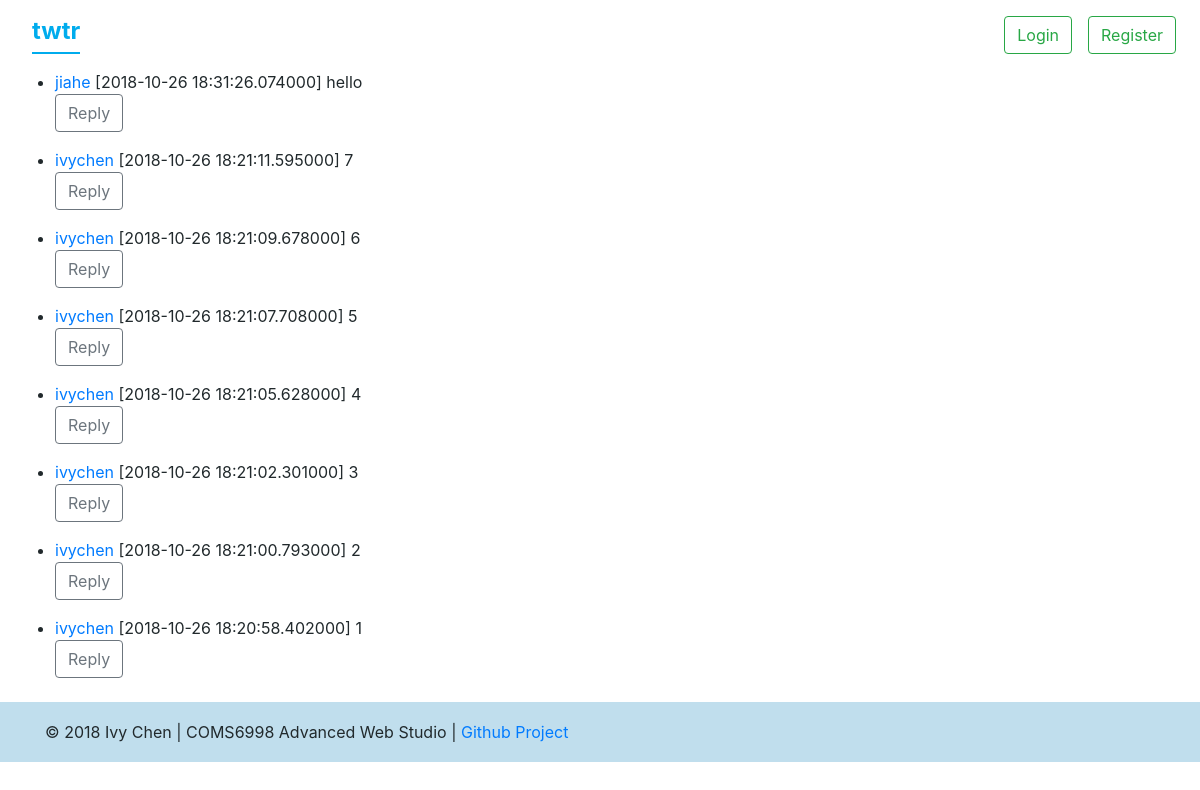
The page / on the database its author committed.
### models.py (models this page shows)
class Message(db.Model):
    id = db.Column('id', db.Integer, primary_key=True)
    timestamp = db.Column(db.DateTime)
    sender = db.Column('sender', db.String(140))
    replyto = db.Column('replyto', db.String(140))
    message = db.Column('message', db.String(300))

### app.py (the view)
@app.route('/', methods=['POST', 'GET'])
def main():
    page = request.args.get('page', 1, type=int)
    messages = models.Message.query.order_by(models.Message.timestamp.desc()).paginate(page, app.config['POSTS_PER_PAGE'], False)
    next_url = url_for('main', page=messages.next_num) \
        if messages.has_next else None
    prev_url = url_for('main', page=messages.prev_num) \
        if messages.has_prev else None
    return render_template('main.html', messages=messages.items, next_url=next_url, prev_url=prev_url)

### templates/main.html (shortened to what this page needs)
{% extends "base.html" %}
{% block body %}
  {% block content %}
    <ul id="messages" class="messages-container">
      {% for msg in messages %}
        <li class="message-item">
          <a href="/messages/{{ msg.sender }}">{{ msg.sender }}</a>
          [{{ msg.timestamp }}]
          {{ msg.message }}
          <p>
            <button data-username="{{ msg.sender }}" data-id="{{ msg.id }}" data-message="{{ msg.message }}" class="btn btn-outline-secondary reply">Reply</button>
          </p>
        </li>
      {% endfor %}
    </ul>
  {% endblock %}
{% endblock %}

### rows shown on the page
Message: sender "jiahe", timestamp "2018-10-26 18:31:26.074000", message "hello"
Message: sender "ivychen", timestamp "2018-10-26 18:21:11.595000", message "7"
Message: sender "ivychen", timestamp "2018-10-26 18:21:09.678000", message "6"
Message: sender "ivychen", timestamp "2018-10-26 18:21:07.708000", message "5"
Message: sender "ivychen", timestamp "2018-10-26 18:21:05.628000", message "4"
Message: sender "ivychen", timestamp "2018-10-26 18:21:02.301000", message "3"
Message: sender "ivychen", timestamp "2018-10-26 18:21:00.793000", message "2"
Message: sender "ivychen", timestamp "2018-10-26 18:20:58.402000", message "1"
